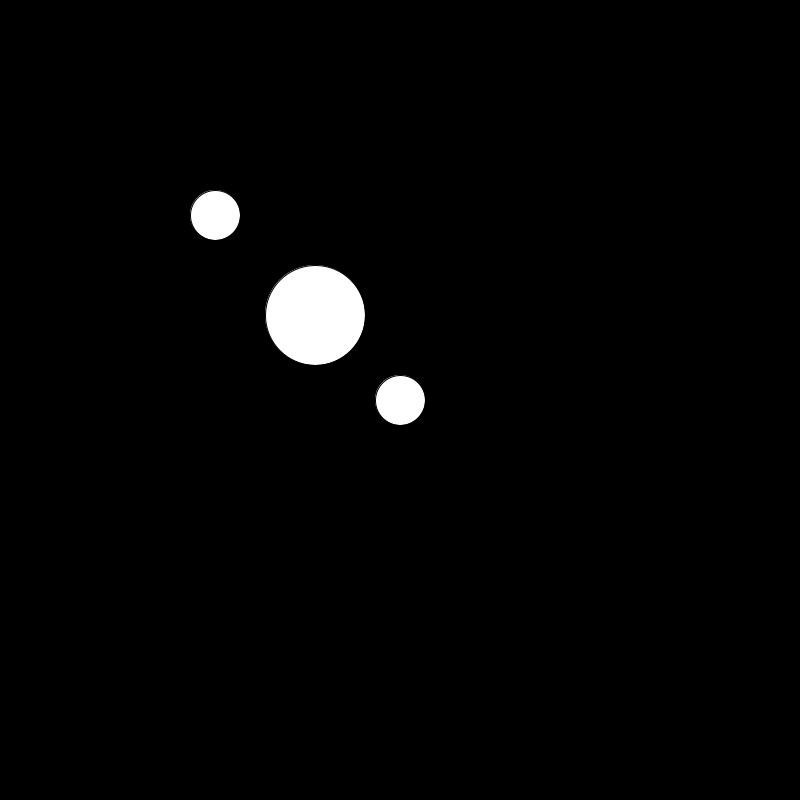
Frame 1 (no input)
Frame 60 (the mouse pressed at the canvas centre just before this capture): identical to frame 1, image omitted
Frame 120 (the mouse held since frame 60 and released just before this capture): identical to frame 1, image omitted

The Processing sketch that drew this single still picture (run headless with seeded random() and noise(); from frame 60 on, the mouse is pressed at the canvas centre):

// Processing sketch: Make_Processing_5_12_2_MoveWithArrowKeys_Experimental
// ── Make_Processing_5_12_2_MoveWithArrowKeys_Experimental.pde
int locX = 215;
int locY = 215;
int x, y, w, h;
int locX2 = 315;
int locY2 = 315;


void setup() {
  size(800, 800);
  x = width/2;
  y = height/2;
  w = 50;
  h = 50;
}

void draw() {
  background(0);
  if (keyPressed && (key == CODED)) {
    if (keyCode == LEFT) {
      locX-=10;
    } else if (keyCode == RIGHT) {
      locX+=10;
    }
    if (keyCode == UP) {
      locY-=10;
    } else if (keyCode == DOWN) {
      locY+=10;
    }
  }
  if (keyPressed) {
    if (key == 'w' || key == 'W') {
      locY2-=10;
    } else if (key == 's' || key == 'S') {
      locY2+=10;
    }
    if (key == 'a' || key == 'A') {
      locX2-=10;
    } else if (key == 'd' || key == 'D') {
      locX2+=10;
    }
  }

  ellipse(locX, locY, 50, 50);
  ellipse(locX2, locY2, 100, 100);
  if (((locX > x && locX < x+w) && (locY > y && locY < y+h))||((locX2 > x && locX2 < x+w) && (locY2 > y && locY2 < y+h))) {
    fill(0);
  } else {
    fill (255);
  }

  ellipse(x, y, w, h);
}
